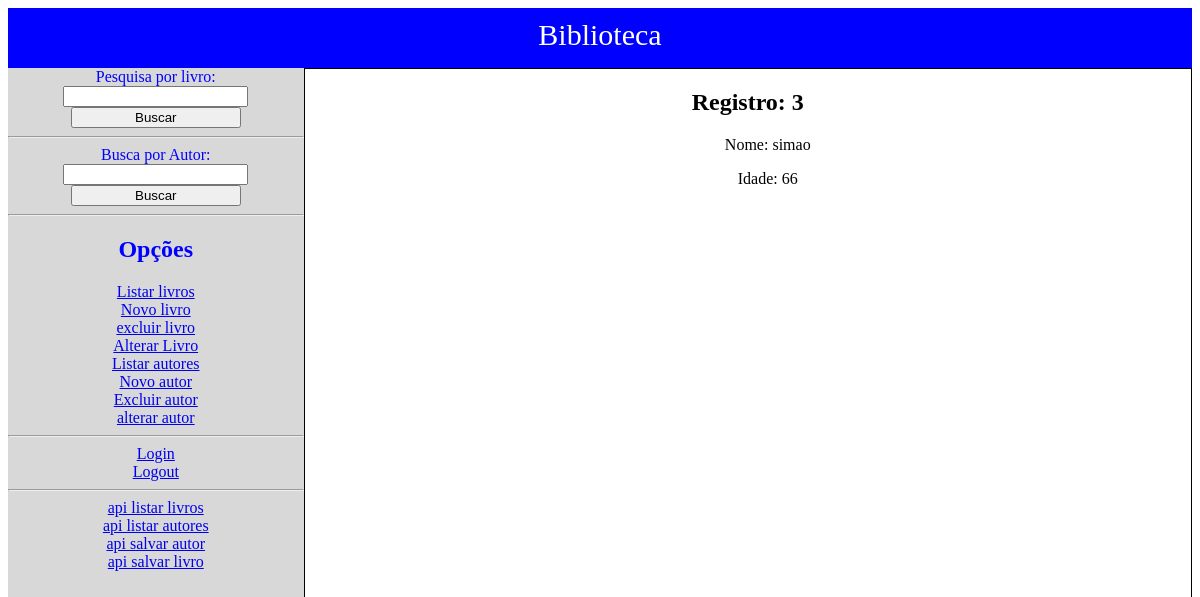
Screenshot of /listaautor/3 with the database file from the repository.
### inicio/models.py (models this page shows, shortened)
class Autor(models.Model):
    nome = models.CharField(max_length=100)
    idade = models.IntegerField()

### inicio/views.py (the view)
# urls.py: path('listaautor/<int:id>', views.exibirautor, name="exibirautor"),
def exibirautor(request, id):
    registro = Autor.objects.get(pk=id)
    return render(request, 'inicio/exibirautor.html', {"registro": registro})

### inicio/templates/inicio/exibirautor.html
{% extends 'inicio/layout.html' %}
{% block body %}
<h2>Registro: {{registro.id}}</h2>
<ul>
    <p>Nome: {{registro.nome}}</p>
    <p>Idade: {{registro.idade}}</p>
</ul>
{% endblock %}

### rows the page displays
Autor: id "3", nome "simao", idade "66"
